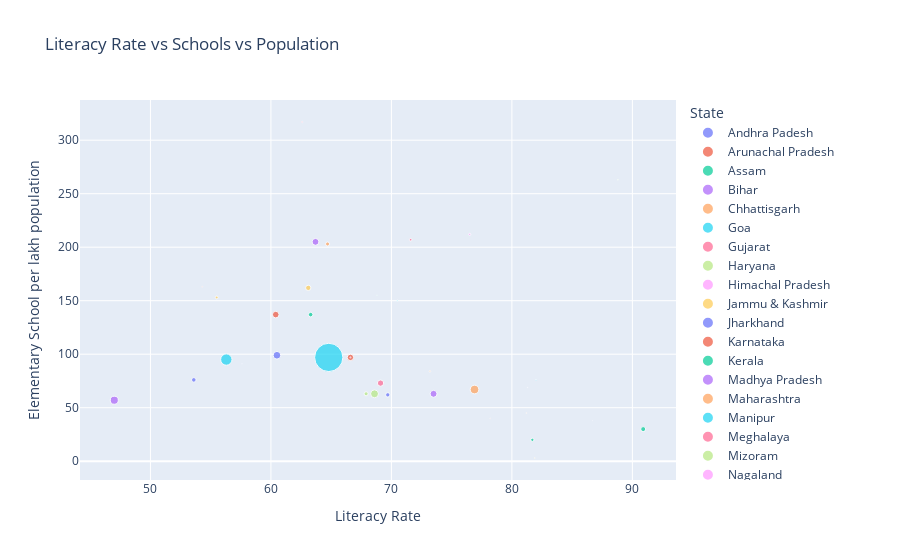

Notebook cell for this chart:
### Code cell
fig = px.scatter(df, 
                 x="Literacy Rate", 
                 y="Elementary School per lakh population", 
                 size="Population in (Cr) of Total Census 2001", 
                 color="State",
                 title="Literacy Rate vs Schools vs Population")

fig.show()

### Figure 1 — Plotly figure (JSON) as saved in the notebook; plotly's stock layout.template omitted (floating-point values rounded to 4 significant figures)
{"data": [{"hovertemplate": "State=Andhra Padesh<br>Literacy Rate=%{x}<br>Elementary School per lakh population=%{y}<br>Population in (Cr) of Total Census 2001=%{marker.size}<extra></extra>", "legendgroup": "Andhra Padesh", "marker": {"color": "#636efa", "size": [7.62], "sizemode": "area", "sizeref": 0.2571, "symbol": "circle"}, "mode": "markers", "name": "Andhra Padesh", "orientation": "v", "showlegend": true, "type": "scatter", "x": [60.5], "xaxis": "x", "y": [99], "yaxis": "y"}, {"hovertemplate": "State=Arunachal Pradesh<br>Literacy Rate=%{x}<br>Elementary School per lakh population=%{y}<br>Population in (Cr) of Total Census 2001=%{marker.size}<extra></extra>", "legendgroup": "Arunachal Pradesh", "marker": {"color": "#EF553B", "size": [0.11], "sizemode": "area", "sizeref": 0.2571, "symbol": "circle"}, "mode": "markers", "name": "Arunachal Pradesh", "orientation": "v", "showlegend": true, "type": "scatter", "x": [54.3], "xaxis": "x", "y": [163], "yaxis": "y"}, {"hovertemplate": "State=Assam<br>Literacy Rate=%{x}<br>Elementary School per lakh population=%{y}<br>Population in (Cr) of Total Census 2001=%{marker.size}<extra></extra>", "legendgroup": "Assam", "marker": {"color": "#00cc96", "size": [2.67], "sizemode": "area", "sizeref": 0.2571, "symbol": "circle"}, "mode": "markers", "name": "Assam", "orientation": "v", "showlegend": true, "type": "scatter", "x": [63.3], "xaxis": "x", "y": [137], "yaxis": "y"}, {"hovertemplate": "State=Bihar<br>Literacy Rate=%{x}<br>Elementary School per lakh population=%{y}<br>Population in (Cr) of Total Census 2001=%{marker.size}<extra></extra>", "legendgroup": "Bihar", "marker": {"color": "#ab63fa", "size": [8.3], "sizemode": "area", "sizeref": 0.2571, "symbol": "circle"}, "mode": "markers", "name": "Bihar", "orientation": "v", "showlegend": true, "type": "scatter", "x": [47.0], "xaxis": "x", "y": [57], "yaxis": "y"}, {"hovertemplate": "State=Chhattisgarh<br>Literacy Rate=%{x}<br>Elementary School per lakh population=%{y}<br>Population in (Cr) of Total Census 2001=%{marker.size}<extra></extra>", "legendgroup": "Chhattisgarh", "marker": {"color": "#FFA15A", "size": [2.08], "sizemode": "area", "sizeref": 0.2571, "symbol": "circle"}, "mode": "markers", "name": "Chhattisgarh", "orientation": "v", "showlegend": true, "type": "scatter", "x": [64.7], "xaxis": "x", "y": [203], "yaxis": "y"}, {"hovertemplate": "State=Goa<br>Literacy Rate=%{x}<br>Elementary School per lakh population=%{y}<br>Population in (Cr) of Total Census 2001=%{marker.size}<extra></extra>", "legendgroup": "Goa", "marker": {"color": "#19d3f3", "size": [0.13], "sizemode": "area", "sizeref": 0.2571, "symbol": "circle"}, "mode": "markers", "name": "Goa", "orientation": "v", "showlegend": true, "type": "scatter", "x": [82.0], "xaxis": "x", "y": [76], "yaxis": "y"}, {"hovertemplate": "State=Gujarat<br>Literacy Rate=%{x}<br>Elementary School per lakh population=%{y}<br>Population in (Cr) of Total Census 2001=%{marker.size}<extra></extra>", "legendgroup": "Gujarat", "marker": {"color": "#FF6692", "size": [5.06], "sizemode": "area", "sizeref": 0.2571, "symbol": "circle"}, "mode": "markers", "name": "Gujarat", "orientation": "v", "showlegend": true, "type": "scatter", "x": [69.1], "xaxis": "x", "y": [73], "yaxis": "y"}, {"hovertemplate": "State=Haryana<br>Literacy Rate=%{x}<br>Elementary School per lakh population=%{y}<br>Population in (Cr) of Total Census 2001=%{marker.size}<extra></extra>", "legendgroup": "Haryana", "marker": {"color": "#B6E880", "size": [2.11], "sizemode": "area", "sizeref": 0.2571, "symbol": "circle"}, "mode": "markers", "name": "Haryana", "orientation": "v", "showlegend": true, "type": "scatter", "x": [67.9], "xaxis": "x", "y": [63], "yaxis": "y"}, {"hovertemplate": "State=Himachal Pradesh<br>Literacy Rate=%{x}<br>Elementary School per lakh population=%{y}<br>Population in (Cr) of Total Census 2001=%{marker.size}<extra></extra>", "legendgroup": "Himachal Pradesh", "marker": {"color": "#FF97FF", "size": [0.61], "sizemode": "area", "sizeref": 0.2571, "symbol": "circle"}, "mode": "markers", "name": "Himachal Pradesh", "orientation": "v", "showlegend": true, "type": "scatter", "x": [76.5], "xaxis": "x", "y": [212], "yaxis": "y"}, {"hovertemplate": "State=Jammu & Kashmir<br>Literacy Rate=%{x}<br>Elementary School per lakh population=%{y}<br>Population in (Cr) of Total Census 2001=%{marker.size}<extra></extra>", "legendgroup": "Jammu & Kashmir", "marker": {"color": "#FECB52", "size": [1.01], "sizemode": "area", "sizeref": 0.2571, "symbol": "circle"}, "mode": "markers", "name": "Jammu & Kashmir", "orientation": "v", "showlegend": true, "type": "scatter", "x": [55.5], "xaxis": "x", "y": [153], "yaxis": "y"}, {"hovertemplate": "State=Jharkhand<br>Literacy Rate=%{x}<br>Elementary School per lakh population=%{y}<br>Population in (Cr) of Total Census 2001=%{marker.size}<extra></extra>", "legendgroup": "Jharkhand", "marker": {"color": "#636efa", "size": [2.69], "sizemode": "area", "sizeref": 0.2571, "symbol": "circle"}, "mode": "markers", "name": "Jharkhand", "orientation": "v", "showlegend": true, "type": "scatter", "x": [53.6], "xaxis": "x", "y": [76], "yaxis": "y"}, {"hovertemplate": "State=Karnataka<br>Literacy Rate=%{x}<br>Elementary School per lakh population=%{y}<br>Population in (Cr) of Total Census 2001=%{marker.size}<extra></extra>", "legendgroup": "Karnataka", "marker": {"color": "#EF553B", "size": [5.28], "sizemode": "area", "sizeref": 0.2571, "symbol": "circle"}, "mode": "markers", "name": "Karnataka", "orientation": "v", "showlegend": true, "type": "scatter", "x": [66.6], "xaxis": "x", "y": [97], "yaxis": "y"}, {"hovertemplate": "State=Kerala<br>Literacy Rate=%{x}<br>Elementary School per lakh population=%{y}<br>Population in (Cr) of Total Census 2001=%{marker.size}<extra></extra>", "legendgroup": "Kerala", "marker": {"color": "#00cc96", "size": [3.18], "sizemode": "area", "sizeref": 0.2571, "symbol": "circle"}, "mode": "markers", "name": "Kerala", "orientation": "v", "showlegend": true, "type": "scatter", "x": [90.9], "xaxis": "x", "y": [30], "yaxis": "y"}, {"hovertemplate": "State=Madhya Pradesh<br>Literacy Rate=%{x}<br>Elementary School per lakh population=%{y}<br>Population in (Cr) of Total Census 2001=%{marker.size}<extra></extra>", "legendgroup": "Madhya Pradesh", "marker": {"color": "#ab63fa", "size": [6.03], "sizemode": "area", "sizeref": 0.2571, "symbol": "circle"}, "mode": "markers", "name": "Madhya Pradesh", "orientation": "v", "showlegend": true, "type": "scatter", "x": [63.7], "xaxis": "x", "y": [205], "yaxis": "y"}, {"hovertemplate": "State=Maharashtra<br>Literacy Rate=%{x}<br>Elementary School per lakh population=%{y}<br>Population in (Cr) of Total Census 2001=%{marker.size}<extra></extra>", "legendgroup": "Maharashtra", "marker": {"color": "#FFA15A", "size": [9.69], "sizemode": "area", "sizeref": 0.2571, "symbol": "circle"}, "mode": "markers", "name": "Maharashtra", "orientation": "v", "showlegend": true, "type": "scatter", "x": [76.9], "xaxis": "x", "y": [67], "yaxis": "y"}, {"hovertemplate": "State=Manipur<br>Literacy Rate=%{x}<br>Elementary School per lakh population=%{y}<br>Population in (Cr) of Total Census 2001=%{marker.size}<extra></extra>", "legendgroup": "Manipur", "marker": {"color": "#19d3f3", "size": [0.22], "sizemode": "area", "sizeref": 0.2571, "symbol": "circle"}, "mode": "markers", "name": "Manipur", "orientation": "v", "showlegend": true, "type": "scatter", "x": [70.5], "xaxis": "x", "y": [150], "yaxis": "y"}, {"hovertemplate": "State=Meghalaya<br>Literacy Rate=%{x}<br>Elementary School per lakh population=%{y}<br>Population in (Cr) of Total Census 2001=%{marker.size}<extra></extra>", "legendgroup": "Meghalaya", "marker": {"color": "#FF6692", "size": [0.23], "sizemode": "area", "sizeref": 0.2571, "symbol": "circle"}, "mode": "markers", "name": "Meghalaya", "orientation": "v", "showlegend": true, "type": "scatter", "x": [62.6], "xaxis": "x", "y": [317], "yaxis": "y"}, {"hovertemplate": "State=Mizoram<br>Literacy Rate=%{x}<br>Elementary School per lakh population=%{y}<br>Population in (Cr) of Total Census 2001=%{marker.size}<extra></extra>", "legendgroup": "Mizoram", "marker": {"color": "#B6E880", "size": [0.09], "sizemode": "area", "sizeref": 0.2571, "symbol": "circle"}, "mode": "markers", "name": "Mizoram", "orientation": "v", "showlegend": true, "type": "scatter", "x": [88.8], "xaxis": "x", "y": [263], "yaxis": "y"}, {"hovertemplate": "State=Nagaland<br>Literacy Rate=%{x}<br>Elementary School per lakh population=%{y}<br>Population in (Cr) of Total Census 2001=%{marker.size}<extra></extra>", "legendgroup": "Nagaland", "marker": {"color": "#FF97FF", "size": [0.2], "sizemode": "area", "sizeref": 0.2571, "symbol": "circle"}, "mode": "markers", "name": "Nagaland", "orientation": "v", "showlegend": true, "type": "scatter", "x": [66.6], "xaxis": "x", "y": [97], "yaxis": "y"}, {"hovertemplate": "State=Orissa<br>Literacy Rate=%{x}<br>Elementary School per lakh population=%{y}<br>Population in (Cr) of Total Census 2001=%{marker.size}<extra></extra>", "legendgroup": "Orissa", "marker": {"color": "#FECB52", "size": [3.68], "sizemode": "area", "sizeref": 0.2571, "symbol": "circle"}, "mode": "markers", "name": "Orissa", "orientation": "v", "showlegend": true, "type": "scatter", "x": [63.1], "xaxis": "x", "y": [162], "yaxis": "y"}, {"hovertemplate": "State=Punjab<br>Literacy Rate=%{x}<br>Elementary School per lakh population=%{y}<br>Population in (Cr) of Total Census 2001=%{marker.size}<extra></extra>", "legendgroup": "Punjab", "marker": {"color": "#636efa", "size": [2.43], "sizemode": "area", "sizeref": 0.2571, "symbol": "circle"}, "mode": "markers", "name": "Punjab", "orientation": "v", "showlegend": true, "type": "scatter", "x": [69.7], "xaxis": "x", "y": [62], "yaxis": "y"}, {"hovertemplate": "State=Rajasthan<br>Literacy Rate=%{x}<br>Elementary School per lakh population=%{y}<br>Population in (Cr) of Total Census 2001=%{marker.size}<extra></extra>", "legendgroup": "Rajasthan", "marker": {"color": "#EF553B", "size": [5.65], "sizemode": "area", "sizeref": 0.2571, "symbol": "circle"}, "mode": "markers", "name": "Rajasthan", "orientation": "v", "showlegend": true, "type": "scatter", "x": [60.4], "xaxis": "x", "y": [137], "yaxis": "y"}, {"hovertemplate": "State=Sikkim<br>Literacy Rate=%{x}<br>Elementary School per lakh population=%{y}<br>Population in (Cr) of Total Census 2001=%{marker.size}<extra></extra>", "legendgroup": "Sikkim", "marker": {"color": "#00cc96", "size": [0.05], "sizemode": "area", "sizeref": 0.2571, "symbol": "circle"}, "mode": "markers", "name": "Sikkim", "orientation": "v", "showlegend": true, "type": "scatter", "x": [68.8], "xaxis": "x", "y": [155], "yaxis": "y"}, {"hovertemplate": "State=Tamil Nadu<br>Literacy Rate=%{x}<br>Elementary School per lakh population=%{y}<br>Population in (Cr) of Total Census 2001=%{marker.size}<extra></extra>", "legendgroup": "Tamil Nadu", "marker": {"color": "#ab63fa", "size": [6.24], "sizemode": "area", "sizeref": 0.2571, "symbol": "circle"}, "mode": "markers", "name": "Tamil Nadu", "orientation": "v", "showlegend": true, "type": "scatter", "x": [73.5], "xaxis": "x", "y": [63], "yaxis": "y"}, {"hovertemplate": "State=Tripura<br>Literacy Rate=%{x}<br>Elementary School per lakh population=%{y}<br>Population in (Cr) of Total Census 2001=%{marker.size}<extra></extra>", "legendgroup": "Tripura", "marker": {"color": "#FFA15A", "size": [0.32], "sizemode": "area", "sizeref": 0.2571, "symbol": "circle"}, "mode": "markers", "name": "Tripura", "orientation": "v", "showlegend": true, "type": "scatter", "x": [73.2], "xaxis": "x", "y": [84], "yaxis": "y"}, {"hovertemplate": "State=Uttar Pradesh<br>Literacy Rate=%{x}<br>Elementary School per lakh population=%{y}<br>Population in (Cr) of Total Census 2001=%{marker.size}<extra></extra>", "legendgroup": "Uttar Pradesh", "marker": {"color": "#19d3f3", "size": [16.62], "sizemode": "area", "sizeref": 0.2571, "symbol": "circle"}, "mode": "markers", "name": "Uttar Pradesh", "orientation": "v", "showlegend": true, "type": "scatter", "x": [56.3], "xaxis": "x", "y": [95], "yaxis": "y"}, {"hovertemplate": "State=Uttaranchal<br>Literacy Rate=%{x}<br>Elementary School per lakh population=%{y}<br>Population in (Cr) of Total Census 2001=%{marker.size}<extra></extra>", "legendgroup": "Uttaranchal", "marker": {"color": "#FF6692", "size": [0.85], "sizemode": "area", "sizeref": 0.2571, "symbol": "circle"}, "mode": "markers", "name": "Uttaranchal", "orientation": "v", "showlegend": true, "type": "scatter", "x": [71.6], "xaxis": "x", "y": [207], "yaxis": "y"}, {"hovertemplate": "State=West Bengal<br>Literacy Rate=%{x}<br>Elementary School per lakh population=%{y}<br>Population in (Cr) of Total Census 2001=%{marker.size}<extra></extra>", "legendgroup": "West Bengal", "marker": {"color": "#B6E880", "size": [8.02], "sizemode": "area", "sizeref": 0.2571, "symbol": "circle"}, "mode": "markers", "name": "West Bengal", "orientation": "v", "showlegend": true, "type": "scatter", "x": [68.6], "xaxis": "x", "y": [63], "yaxis": "y"}, {"hovertemplate": "State=Andaman & Nicobar Islands<br>Literacy Rate=%{x}<br>Elementary School per lakh population=%{y}<br>Population in (Cr) of Total Census 2001=%{marker.size}<extra></extra>", "legendgroup": "Andaman & Nicobar Islands", "marker": {"color": "#FF97FF", "size": [0.03], "sizemode": "area", "sizeref": 0.2571, "symbol": "circle"}, "mode": "markers", "name": "Andaman & Nicobar Islands", "orientation": "v", "showlegend": true, "type": "scatter", "x": [81.3], "xaxis": "x", "y": [69], "yaxis": "y"}, {"hovertemplate": "State=Chandigarh<br>Literacy Rate=%{x}<br>Elementary School per lakh population=%{y}<br>Population in (Cr) of Total Census 2001=%{marker.size}<extra></extra>", "legendgroup": "Chandigarh", "marker": {"color": "#FECB52", "size": [0.09], "sizemode": "area", "sizeref": 0.2571, "symbol": "circle"}, "mode": "markers", "name": "Chandigarh", "orientation": "v", "showlegend": true, "type": "scatter", "x": [81.9], "xaxis": "x", "y": [3], "yaxis": "y"}, {"hovertemplate": "State=Dadra & Nagar Haveli<br>Literacy Rate=%{x}<br>Elementary School per lakh population=%{y}<br>Population in (Cr) of Total Census 2001=%{marker.size}<extra></extra>", "legendgroup": "Dadra & Nagar Haveli", "marker": {"color": "#636efa", "size": [0.02], "sizemode": "area", "sizeref": 0.2571, "symbol": "circle"}, "mode": "markers", "name": "Dadra & Nagar Haveli", "orientation": "v", "showlegend": true, "type": "scatter", "x": [57.6], "xaxis": "x", "y": [91], "yaxis": "y"}, {"hovertemplate": "State=Daman & Diu<br>Literacy Rate=%{x}<br>Elementary School per lakh population=%{y}<br>Population in (Cr) of Total Census 2001=%{marker.size}<extra></extra>", "legendgroup": "Daman & Diu", "marker": {"color": "#EF553B", "size": [0.06], "sizemode": "area", "sizeref": 0.2571, "symbol": "circle"}, "mode": "markers", "name": "Daman & Diu", "orientation": "v", "showlegend": true, "type": "scatter", "x": [78.2], "xaxis": "x", "y": [40], "yaxis": "y"}, {"hovertemplate": "State=Delhi<br>Literacy Rate=%{x}<br>Elementary School per lakh population=%{y}<br>Population in (Cr) of Total Census 2001=%{marker.size}<extra></extra>", "legendgroup": "Delhi", "marker": {"color": "#00cc96", "size": [1.38], "sizemode": "area", "sizeref": 0.2571, "symbol": "circle"}, "mode": "markers", "name": "Delhi", "orientation": "v", "showlegend": true, "type": "scatter", "x": [81.7], "xaxis": "x", "y": [20], "yaxis": "y"}, {"hovertemplate": "State=Lakshadweep<br>Literacy Rate=%{x}<br>Elementary School per lakh population=%{y}<br>Population in (Cr) of Total Census 2001=%{marker.size}<extra></extra>", "legendgroup": "Lakshadweep", "marker": {"color": "#ab63fa", "size": [0.01], "sizemode": "area", "sizeref": 0.2571, "symbol": "circle"}, "mode": "markers", "name": "Lakshadweep", "orientation": "v", "showlegend": true, "type": "scatter", "x": [86.7], "xaxis": "x", "y": [38], "yaxis": "y"}, {"hovertemplate": "State=Pondicherry<br>Literacy Rate=%{x}<br>Elementary School per lakh population=%{y}<br>Population in (Cr) of Total Census 2001=%{marker.size}<extra></extra>", "legendgroup": "Pondicherry", "marker": {"color": "#FFA15A", "size": [0.1], "sizemode": "area", "sizeref": 0.2571, "symbol": "circle"}, "mode": "markers", "name": "Pondicherry", "orientation": "v", "showlegend": true, "type": "scatter", "x": [81.2], "xaxis": "x", "y": [45], "yaxis": "y"}, {"hovertemplate": "State=India<br>Literacy Rate=%{x}<br>Elementary School per lakh population=%{y}<br>Population in (Cr) of Total Census 2001=%{marker.size}<extra></extra>", "legendgroup": "India", "marker": {"color": "#19d3f3", "size": [102.9], "sizemode": "area", "sizeref": 0.2571, "symbol": "circle"}, "mode": "markers", "name": "India", "orientation": "v", "showlegend": true, "type": "scatter", "x": [64.8], "xaxis": "x", "y": [97], "yaxis": "y"}], "layout": {"legend": {"itemsizing": "constant", "title": {"text": "State"}, "tracegroupgap": 0}, "title": {"text": "Literacy Rate vs Schools vs Population"}, "xaxis": {"anchor": "y", "domain": [0, 1], "title": {"text": "Literacy Rate"}}, "yaxis": {"anchor": "x", "domain": [0, 1], "title": {"text": "Elementary School per lakh population"}}}}
